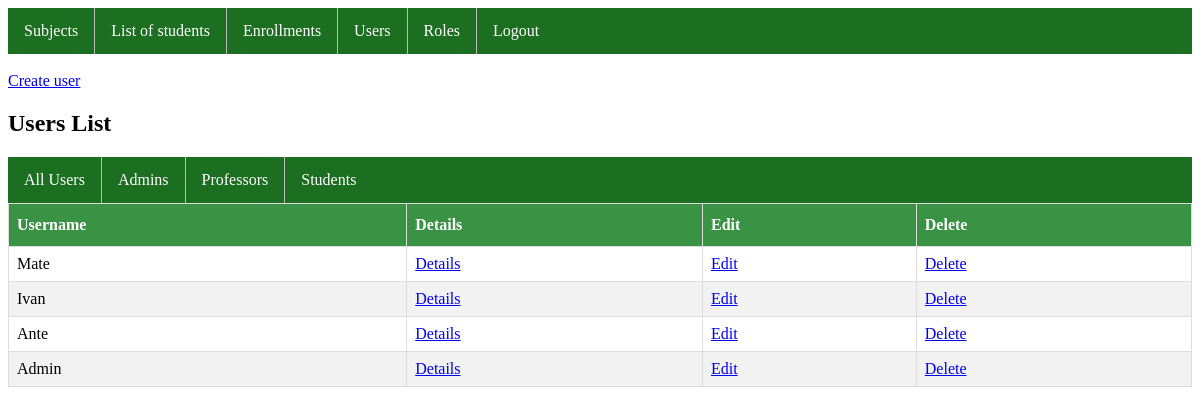
The app's page /app/users/ (signed in) with its own data.
### enroll_app/models.py (models this page shows)
class User(AbstractUser):
    STATUS = (('NONE', 'none'), ('REGULAR', 'regular'), ('EXTRAORDINARY', 'extraordinary'))
    role = models.ForeignKey(Role, on_delete=models.PROTECT, null=True)
    status = models.CharField(max_length=50, choices=STATUS, null=True)

### enroll_app/views.py (the view)
# urls.py: path('users/', views.user_list, name='user_list'),
@login_required(login_url='enroll_app:user_login')
def user_list(request):
    admin = check_is_admin(request.user)
    if admin:
        users = User.objects.all()
        return render(request, 'user_list.html', {'users': users, 'is_admin':admin})
    else:
        return HttpResponse("ACCESS DENIED -  You're not ADMIN")

### enroll_app/views.py (called while the page is built)
def check_is_admin(user):
    return user.role.name == 'ADMIN' if user.role else False

### enroll_app/templates/user_list.html
{% extends 'base.html' %}
{% block content %}
  <br>
  <a href="{% url 'enroll_app:user_create' %}">Create user</a>
  <h2>Users List</h2>
  <ul>
    <li><a href="{% url 'enroll_app:user_list' %}">All Users</a></li>
    <li><a href="{% url 'enroll_app:admin_list' %}">Admins</a></li>
    <li><a href="{% url 'enroll_app:professor_list' %}">Professors</a></li>
    <li><a href="{% url 'enroll_app:student_list' %}">Students</a></li>
  </ul>
  <table id="list">
    <thead>
      <tr>
        <th>Username</th>
        <th>Details</th>
        <th>Edit</th>
        <th>Delete</th>
      </tr>
    </thead>
    <tbody>
      {% for user in users %}
        <tr>
          <td>{{ user.username }}</td>
          <td><a href="{% url 'enroll_app:user_detail' user.pk %}">Details</a></td>
          <td><a href="{% url 'enroll_app:user_update' user.pk %}">Edit</a></td>
          <td><a href="{% url 'enroll_app:user_delete' user.pk %}">Delete</a></td>
        </tr>
      {% empty %}
        <tr>
          <td colspan="4">No users available.</td>
        </tr>
      {% endfor %}
    </tbody>
  </table>
{% endblock %}

### enroll_app/static/style.css (style rules this page uses)
ul { list-style-type: none; margin: 0; padding: 0; overflow: hidden; background-color: #1c6f20; }
li { float: left; border-right:1px solid #bbb; }
li:last-child { border-right: none; }
li a { display: block; color: white; text-align: center; padding: 14px 16px; text-decoration: none; }
#list { border-collapse: collapse; width: 100%; }
#list td, #list th { border: 1px solid #ddd; padding: 8px; }
#list tr:nth-child(even) { background-color: #f2f2f2; }
#list th { padding-top: 12px; padding-bottom: 12px; text-align: left; background-color: #3a9344; color: white; }

### records on screen
User: username "Mate"
User: username "Ivan"
User: username "Ante"
User: username "Admin"
